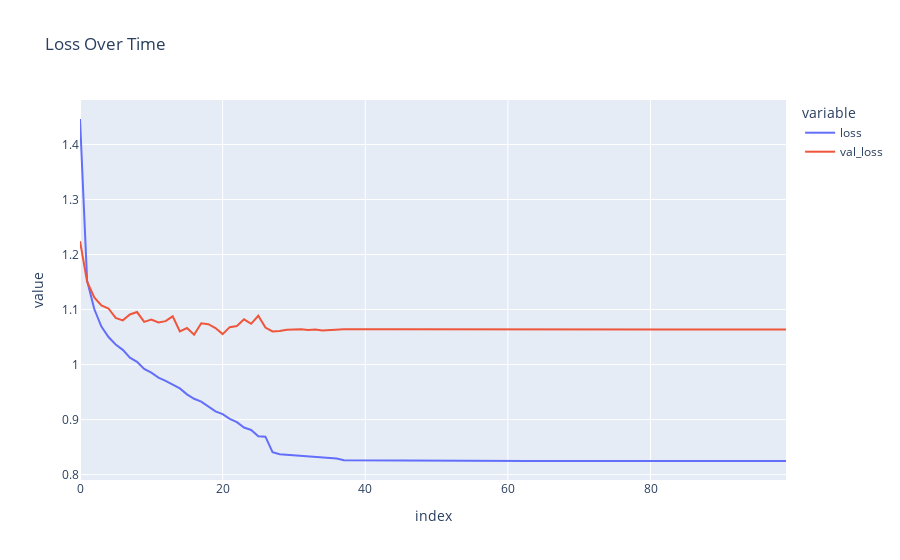

Notebook cell for this chart:
### Markdown cell above
### Results

### Code cell
fig = px.line(
    history.history,
    y=['loss', 'val_loss'],
    labels={'x': 'Epoch', 'y': 'Loss'},
    title='Loss Over Time'
)
fig.show()
